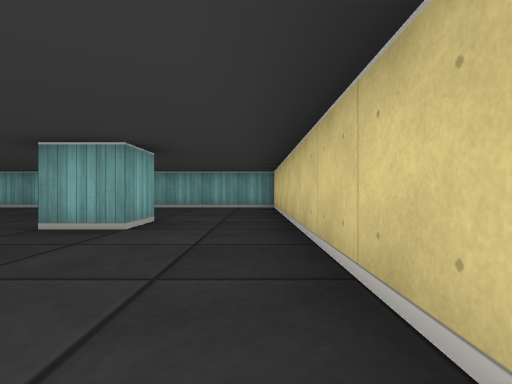
view 1 (above)

12 first-person views from a walk through a cub3D ray-caster map. The camera is about half as high as the walls, looks level and sees 80° across. The floor is counted in squares. Each view is taken from the middle of a square. On the plan, view 1 faces up. The plan holds only what a view shows up to about 9 squares ahead; the rest is blank.

view 2
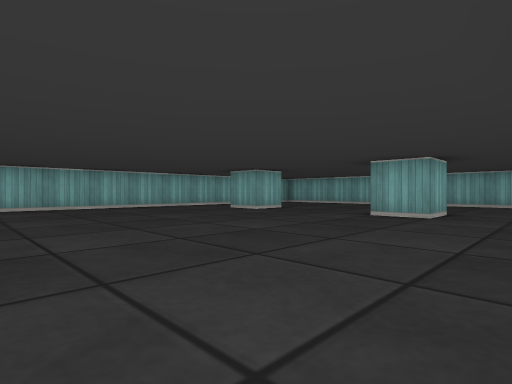

view 3
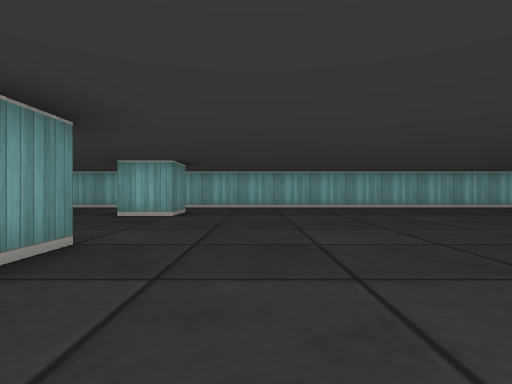

view 4
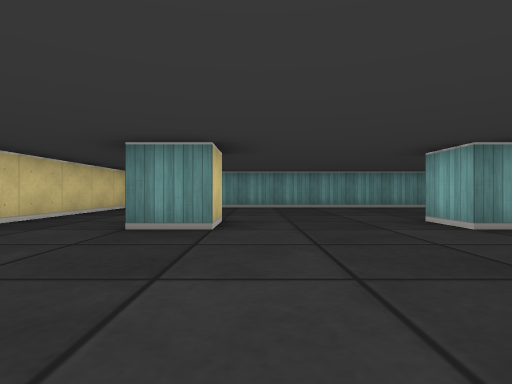

view 5
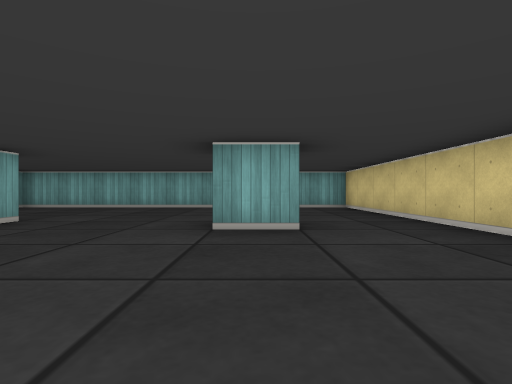

view 6
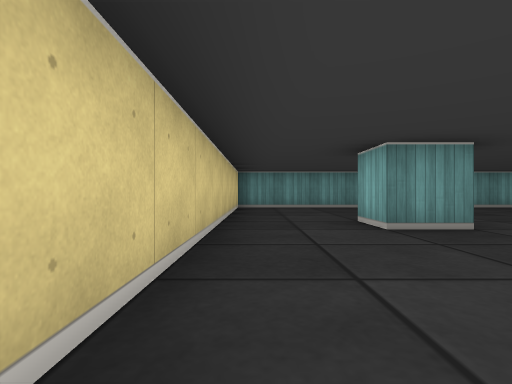

view 7
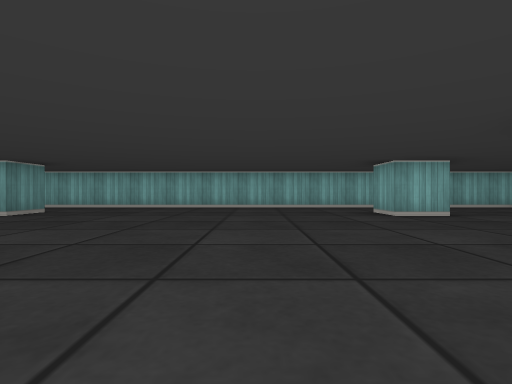

view 8
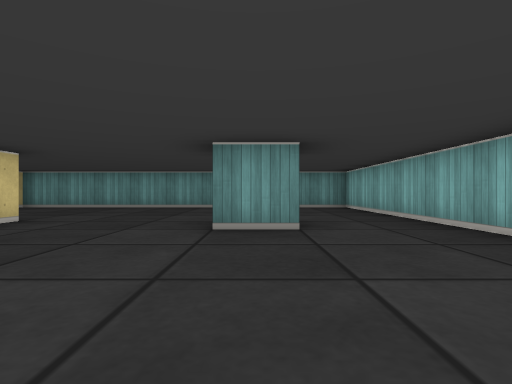

view 9
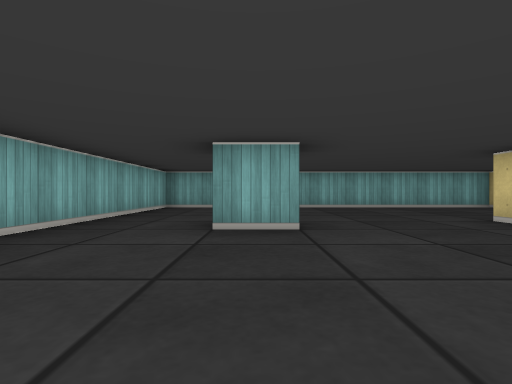

view 10
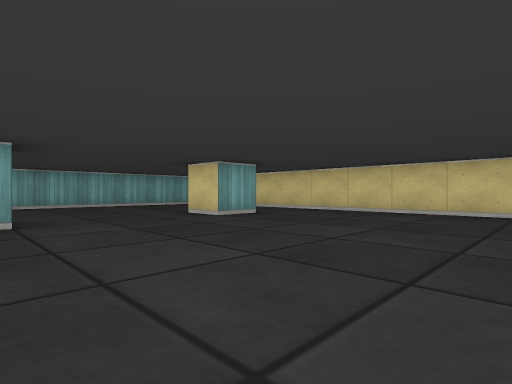

view 11
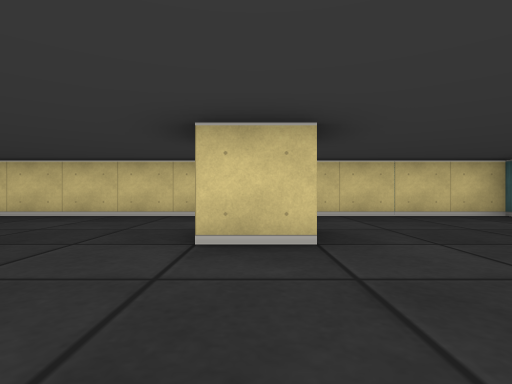

view 12
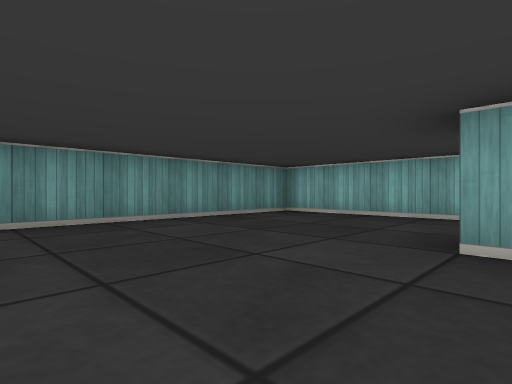

### Floor plan
Points are (right, up) in squares from view 1. A wall is a line through its corners. A room is listed if a view was taken in it or the views show most of it. See-through windows are left out.
Room 1 (views 1, 2, 3, 4, 5, 6, 7, 8, 9, 10, 11, 12)
walls: (-6.5, -3.5) (-5.5, -3.5) (-5.5, -4.5); (-5.5, 4.5) (-5.5, 3.5) (-6.5, 3.5); (-2.5, -4.5) (-2.5, -3.5) (-1.5, -3.5) (-1.5, -4.5); (-1.5, 4.5) (-1.5, 3.5) (-2.5, 3.5) (-2.5, 4.5); (-8.5, -8.5) (0.5, -8.5) (0.5, 8.5) (-8.5, 8.5) (-8.5, -8.5)

Positions as (right, up) in squares from view 1, and headings:
1: (0, 0), facing up
2: (0, -2), facing up-left
3: (0, -2), facing left
4: (-3, 0), facing down
5: (-2, 0), facing up
6: (0, 0), facing down
7: (0, 1), facing left
8: (-6, 0), facing down
9: (-6, 0), facing up
10: (-6, -1), facing up-right
11: (-5, -4), facing right
12: (-3, -4), facing down-left
